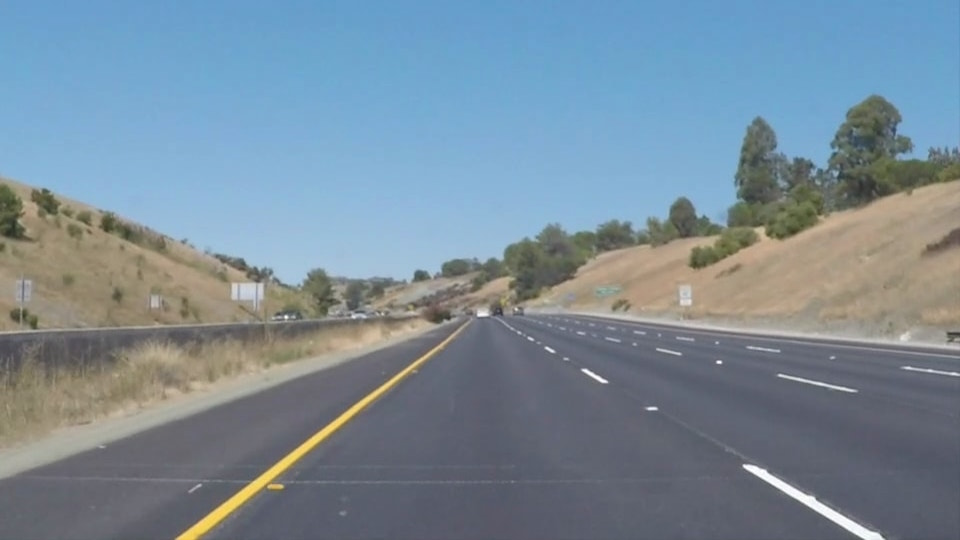
#> input picture test_images/whiteCarLaneSwitch.jpg, 960 x 540 px
$ python hw1.py
#> lines starting #> are read from the running program, lines starting #| are printed output that depends on the picture; after the words box and inside, x2 and y2 are one past the last pixel; in counts of white or black regions, pixels touching at a corner belong together
# -*- coding: utf-8 -*-
"""
Created on Mon Dec 10 22:57:55 2018

@author: Bob
"""

# Do relevant imports
import matplotlib.pyplot as plt
import matplotlib.image as mpimg
import numpy as np
import cv2

# Read in an image
image = mpimg.imread('test_images/whiteCarLaneSwitch.jpg')
#> image is the input picture: shape (540, 960, 3); mean R, G, B 121.2, 139.4, 152.9

gray = cv2.cvtColor(image,cv2.COLOR_RGB2GRAY)
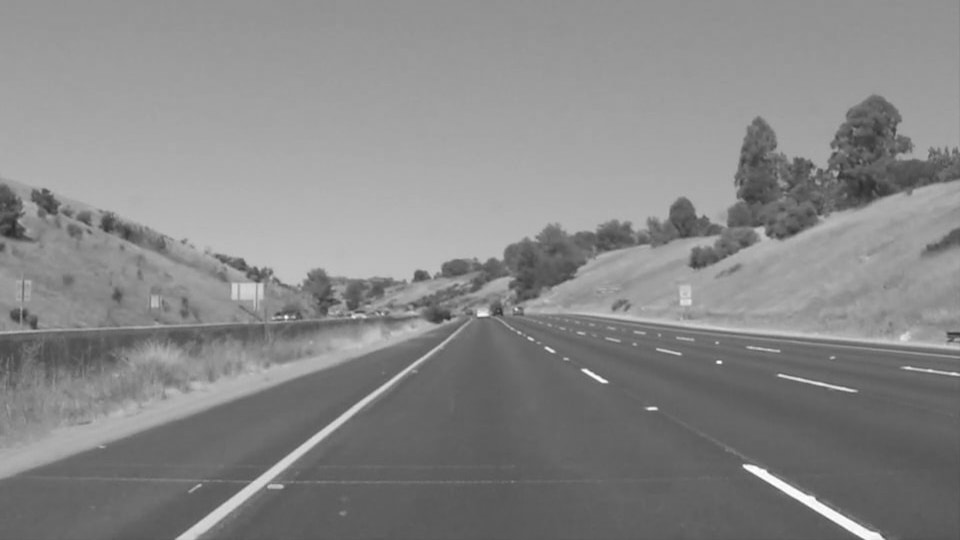
#> gray: shape (540, 960); min 42, max 255, mean 135.5

# Define a kernel size and apply Gaussian smoothing
kernel_size = 3
blur_gray = cv2.GaussianBlur(gray,(kernel_size, kernel_size),0)

# Define our parameters for Canny and apply
low_threshold = 50
high_threshold = 150
edges = cv2.Canny(blur_gray, low_threshold, high_threshold)
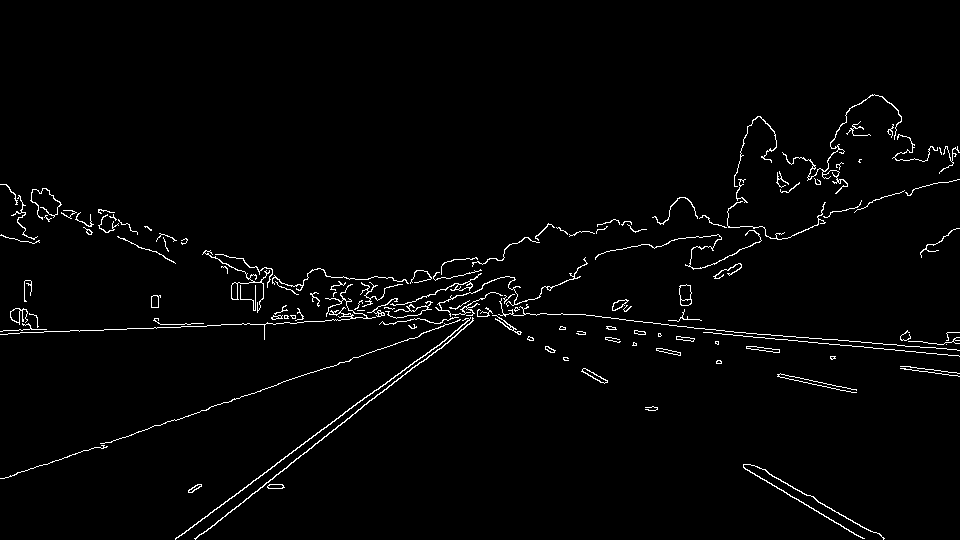
#> edges: shape (540, 960); 2% white in thin lines or dots, all inside (x1, y1, x2, y2) = (0, 94, 960, 540)

# Next we'll create a masked edges image using cv2.fillPoly()
mask = np.zeros_like(edges)
ignore_mask_color = 255

# This time we are defining a four sided polygon to mask
imshape = image.shape
#> imshape = (540, 960, 3)
vertices = np.array([[(0,imshape[0]),(450, 350), (490, 350), (imshape[1],imshape[0])]], dtype=np.int32)
cv2.fillPoly(mask, vertices, ignore_mask_color)
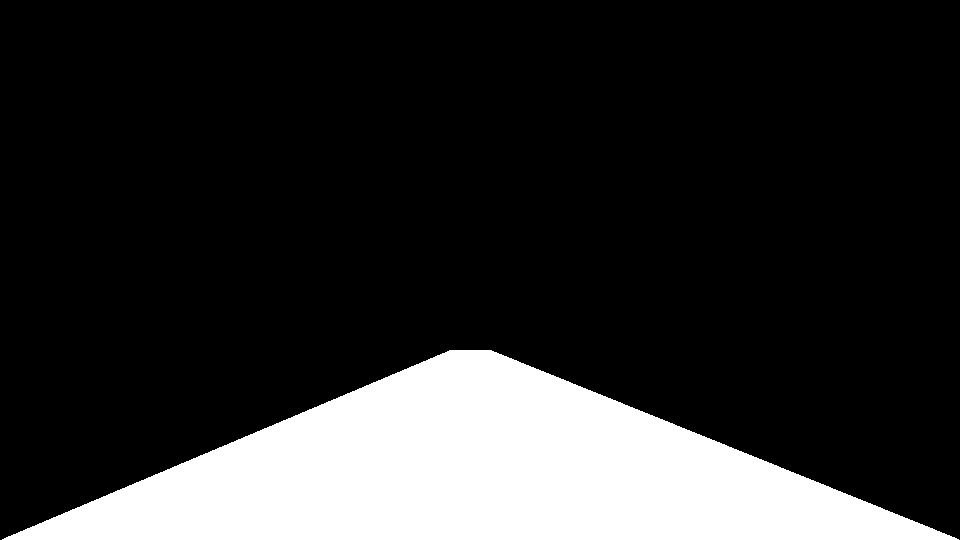
#> mask: shape (540, 960); 18.3% white; 1 white region, box (x1, y1, x2, y2) and area: (2, 350, 959, 540) 95080
masked_edges = cv2.bitwise_and(edges, mask)
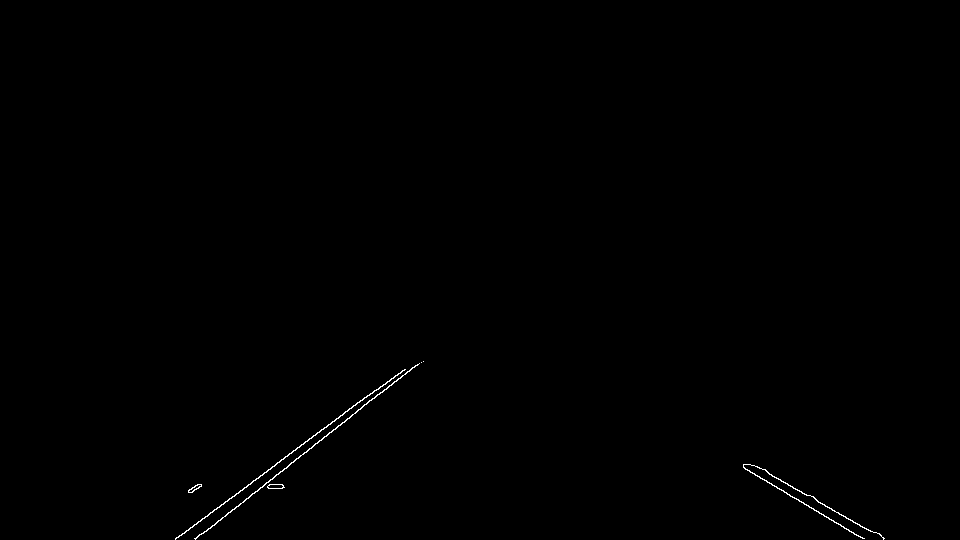
#> masked_edges: shape (540, 960); 0.25% white in thin lines or dots, all inside (x1, y1, x2, y2) = (175, 361, 885, 540)

# Define the Hough transform parameters
# Make a blank the same size as our image to draw on
rho = 1 # distance resolution in pixels of the Hough grid
theta = np.pi/180 # angular resolution in radians of the Hough grid
threshold = 20     # minimum number of votes (intersections in Hough grid cell)
min_line_length = 40 #minimum number of pixels making up a line
max_line_gap = 20    # maximum gap in pixels between connectable line segments
line_image = np.copy(image)*0 # creating a blank to draw lines on
#> line_image: shape (540, 960, 3); every value is 0
red_line_image = np.copy(image)*0
# Run Hough on edge detected image
# Output "lines" is an array containing endpoints of detected line segments
lines = cv2.HoughLinesP(masked_edges, rho, theta, threshold, np.array([]),
                            min_line_length, max_line_gap)
#> lines = [[178, 537, 374, 390], [195, 538, 421, 362], [754, 465, 883, 539], [744, 468, 864, 538], [252, 493, 417, 364], [195, 539, 306, 452], [819, 513, 862, 538], [219, 507, 395, 375], [342, 415, 404, 369], [761, 468, 883, 538], [175, 539, 321, 429]]

# Iterate over the output "lines" and draw lines on a blank image
for line in lines:
    for x1,y1,x2,y2 in line:
        """m = -(y2-y1)/(x2-x1)
        if m<-0.1 :
            cv2.line(line_image,(x1,y1),(x1+int(200*m),y1+int(-200)),(255,0,0),10)"""
        cv2.line(line_image,(x1,y1),(x2,y2),(255,0,0),10)
#> this loop made 11 passes
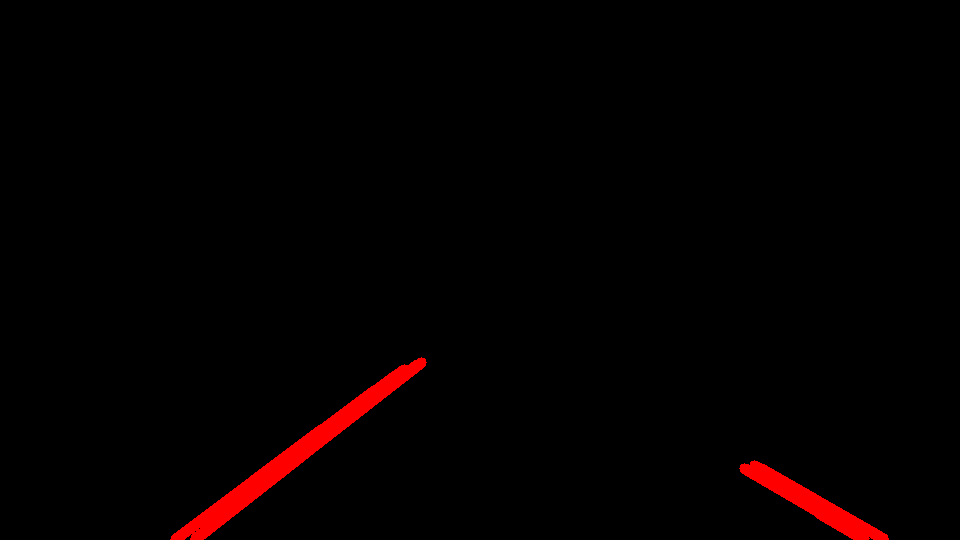
#> line_image: shape (540, 960, 3); mean R, G, B 4.3, 0, 0


gray_line_img = cv2.cvtColor(line_image,cv2.COLOR_RGB2GRAY)
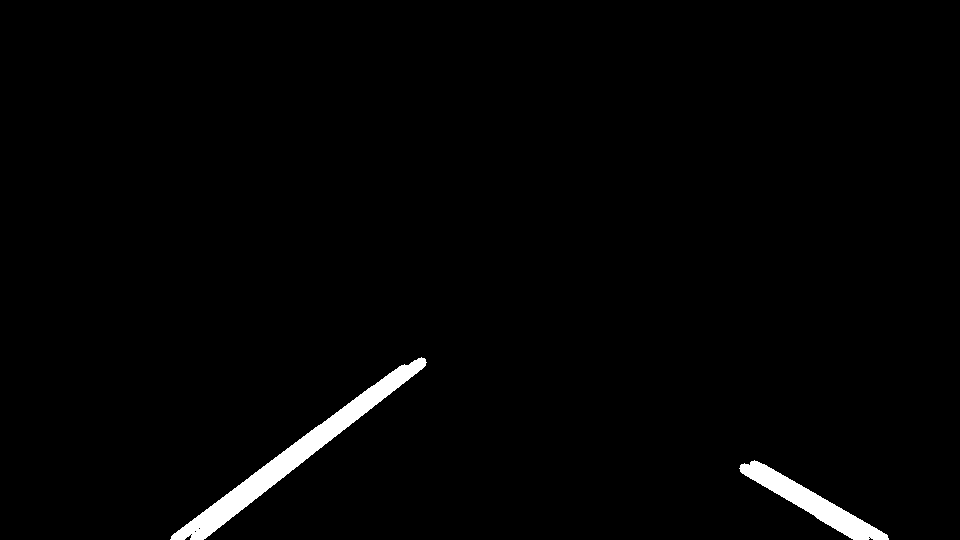
#> gray_line_img: shape (540, 960); values 0 (black) and 76 (white), 1.7% white; 2 white regions, box (x1, y1, x2, y2) and area: (170, 357, 427, 540) 5809, (739, 460, 889, 540) 3003

rows,cols=gray_line_img.shape
#> rows = 540; cols = 960
max_y = 0
min_y = 539
max_x = 0
min_x = 959
line1_topX = 0;
line1_topY = 0;
line1_botX = 0;
line1_botY = 0;

line1_rightX = 0;
line1_rightY = 0;
line1_leftX = 0;
line1_leftY = 0;

for i in range(rows):
    for j in range(int(cols/2)):
        if gray_line_img[i,j]>70:
             if i<min_y:
                 min_y = i
                 line1_topX = j
                 line1_topY = i
             if i>max_y:
                 max_y = i
                 line1_botX = j
                 line1_botY = i
             if j<min_x:
                 min_x = j
                 line1_leftX = j
                 line1_leftY = i
             if j>max_x:
                 max_x = j
                 line1_rightX = j
                 line1_rightY = i
#> after the loop, line1_botX = 170; line1_botY = 539; line1_leftX = 170; line1_leftY = 539; line1_rightX = 426; line1_rightY = 362; line1_topX = 421; line1_topY = 357; max_x = 426; max_y = 539

left_high_pointX = int((line1_topX + line1_rightX)/2)
left_high_pointY = int((line1_topY + line1_rightY)/2)
left_low_pointX = int((line1_botX + line1_leftX)/2)
left_low_pointY = int((line1_botY + line1_leftY)/2)
cv2.line(line_image,(left_high_pointX,left_high_pointY),(left_low_pointX,left_low_pointY),(255,255,0),10)

max_y = 0
min_y = 539
max_x = 0
min_x = 959
line2_topX = 0;
line2_topY = 0;
line2_botX = 0;
line2_botY = 0;

line2_rightX = 0;
line2_rightY = 0;
line2_leftX = 0;
line2_leftY = 0;
for i in range(rows):
    for j in range(int(cols/2),cols):
        if gray_line_img[i,j]>70:
             if i<min_y:
                 min_y = i
                 line2_topX = j
                 line2_topY = i
             if i>max_y:
                 max_y = i
                 line2_botX = j
                 line2_botY = i
             if j<min_x:
                 min_x = j
                 line2_leftX = j
                 line2_leftY = i
             if j>max_x:
                 max_x = j
                 line2_rightX = j
                 line2_rightY = i

right_high_pointX = int((line2_topX + line2_leftX)/2)
right_high_pointY = int((line2_topY + line2_leftY)/2)
right_low_pointX = int((line2_botX + line2_rightX)/2)
right_low_pointY = int((line2_botY + line2_rightY)/2)
cv2.line(line_image,(right_high_pointX,right_high_pointY),(right_low_pointX,right_low_pointY),(255,255,0),10)

m =  (right_high_pointY-right_low_pointY) / (right_high_pointX - right_low_pointX)
bot_d = 540 - right_low_pointY
top_d = right_low_pointY - 350
bot_x = right_low_pointX + bot_d/m;
top_x = right_low_pointX - top_d/m;
cv2.line(line_image,(int(bot_x),540),(int(top_x),350),(255,0,255),10)
#取兩個正方形 然後取平均
"""
red_lines = cv2.HoughLinesP(gray_line_img, rho*10, theta*5 ,threshold*20, np.array([]),
                        min_line_length*3, max_line_gap-20)
for red_line in red_lines:
    for x1,y1,x2,y2 in red_line:
        cv2.line(red_line_image,(x1,y1),(x2,y2),(255,255,0),10)"""

# Create a "color" binary image to combine with line image
color_edges = np.dstack((edges, edges, edges))

# Draw the lines on the edge image
#lines_edges = cv2.addWeighted(color_edges, 0.8, red_line_image, 1, 0)
lines_edges = cv2.addWeighted(color_edges, 1, line_image, 1, 0)
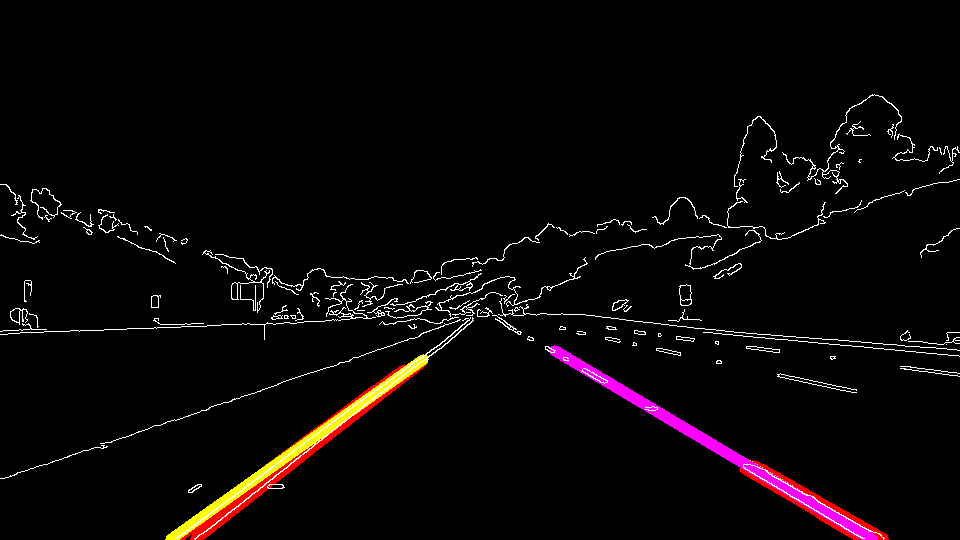
#> lines_edges: shape (540, 960, 3); mean of channels 0, 1, 2 10.1, 6.5, 6.9; drawn as R, G, B
plt.imshow(lines_edges)
